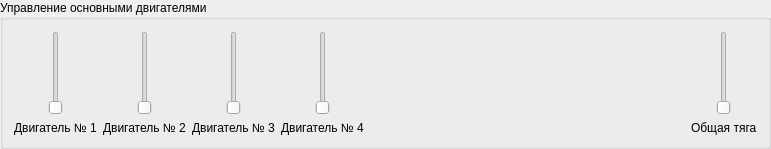
                 <widget class="QGroupBox" name="groupBox_8">
                  <property name="title">
                   <string>Управление основными двигателями</string>
                  </property>
                  <layout class="QHBoxLayout" name="horizontalLayout_27">
                   <item>
                    <layout class="QVBoxLayout" name="verticalLayout_12">
                     <item>
                      <widget class="QSlider" name="verticalSlider">
                       <property name="sizePolicy">
                        <sizepolicy hsizetype="Preferred" vsizetype="Expanding">
                         <horstretch>0</horstretch>
                         <verstretch>0</verstretch>
                        </sizepolicy>
                       </property>
                       <property name="orientation">
                        <enum>Qt::Vertical</enum>
                       </property>
                      </widget>
                     </item>
                     <item>
                      <widget class="QLabel" name="label_21">
                       <property name="text">
                        <string>Двигатель № 1</string>
                       </property>
                      </widget>
                     </item>
                    </layout>
                   </item>
                   <item>
                    <layout class="QVBoxLayout" name="verticalLayout_15">
                     <item>
                      <widget class="QSlider" name="verticalSlider_2">
                       <property name="sizePolicy">
                        <sizepolicy hsizetype="Preferred" vsizetype="Expanding">
                         <horstretch>0</horstretch>
                         <verstretch>0</verstretch>
                        </sizepolicy>
                       </property>
                       <property name="orientation">
                        <enum>Qt::Vertical</enum>
                       </property>
                      </widget>
                     </item>
                     <item>
                      <widget class="QLabel" name="label_24">
                       <property name="text">
                        <string>Двигатель № 2</string>
                       </property>
                      </widget>
                     </item>
                    </layout>
                   </item>
                   <item>
                    <layout class="QVBoxLayout" name="verticalLayout_16">
                     <item>
                      <widget class="QSlider" name="verticalSlider_3">
                       <property name="sizePolicy">
                        <sizepolicy hsizetype="Preferred" vsizetype="Expanding">
                         <horstretch>0</horstretch>
                         <verstretch>0</verstretch>
                        </sizepolicy>
                       </property>
                       <property name="orientation">
                        <enum>Qt::Vertical</enum>
                       </property>
                      </widget>
                     </item>
                     <item>
                      <widget class="QLabel" name="label_25">
                       <property name="text">
                        <string>Двигатель № 3</string>
                       </property>
                      </widget>
                     </item>
                    </layout>
                   </item>
                   <item>
                    <layout class="QVBoxLayout" name="verticalLayout_17">
                     <item>
                      <widget class="QSlider" name="verticalSlider_4">
                       <property name="sizePolicy">
                        <sizepolicy hsizetype="Preferred" vsizetype="Expanding">
                         <horstretch>0</horstretch>
                         <verstretch>0</verstretch>
                        </sizepolicy>
                       </property>
                       <property name="orientation">
                        <enum>Qt::Vertical</enum>
                       </property>
                      </widget>
                     </item>
                     <item>
                      <widget class="QLabel" name="label_26">
                       <property name="text">
                        <string>Двигатель № 4</string>
                       </property>
                      </widget>
                     </item>
                    </layout>
                   </item>
                   <item>
                    <spacer name="horizontalSpacer_3">
                     <property name="orientation">
                      <enum>Qt::Horizontal</enum>
                     </property>
                     <property name="sizeHint" stdset="0">
                      <size>
                       <width>321</width>
                       <height>20</height>
                      </size>
                     </property>
                    </spacer>
                   </item>
                   <item>
                    <layout class="QVBoxLayout" name="verticalLayout_18">
                     <item>
                      <widget class="QSlider" name="verticalSlider_5">
                       <property name="sizePolicy">
                        <sizepolicy hsizetype="Preferred" vsizetype="Expanding">
                         <horstretch>0</horstretch>
                         <verstretch>0</verstretch>
                        </sizepolicy>
                       </property>
                       <property name="orientation">
                        <enum>Qt::Vertical</enum>
                       </property>
                      </widget>
                     </item>
                     <item>
                      <widget class="QLabel" name="label_27">
                       <property name="text">
                        <string>Общая тяга</string>
                       </property>
                      </widget>
                     </item>
                    </layout>
                   </item>
                  </layout>
                 </widget>
